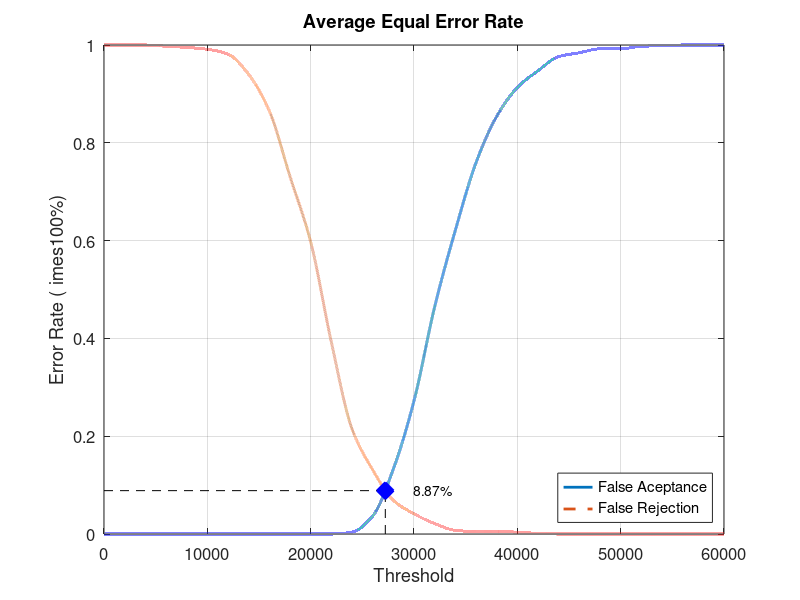
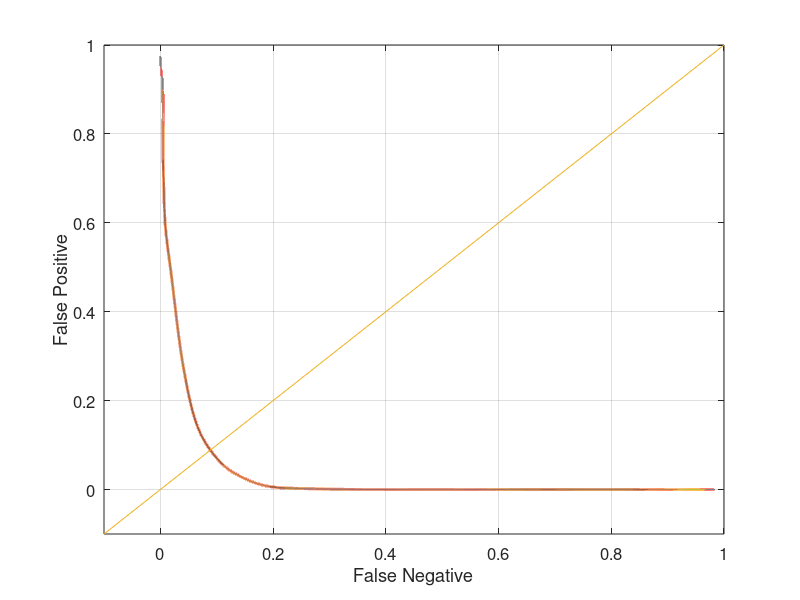

Reproduce these figures in MATLAB, in order.
close all;
clear;
clc;
x = 0:2000:60000;
xq = 0:0.5:60000;

y0 = [0 0 0 0 0 0 0 0 0 0 0 0 0.00394737 0.0368421 0.132895 0.272368 0.464474 0.621053 0.759211 0.853947 0.913158 0.947368 0.976316 0.98421 0.992105 0.992105 0.997368 0.998684 1 1 1]
yy0 = interp1(x, y0, xq, 'pchip');
y1 = [1 1 1 0.9975 0.995 0.99125 0.98125 0.94 0.865 0.73125 0.5975 0.3925 0.215 0.13125 0.06875 0.04125 0.02125 0.0075 0.005 0.005 0.00375 0.00125 0 0 0 0 0 0 0 0 0]
yy1 = interp1(x, y1, xq, 'pchip');

% Calculating EER: 
y2 = abs(y0 - y1);
find(y2 == min(y2))
yy2 = abs(yy0 - yy1);
xEER = find(yy2 == min(yy2));
xEERIndex = xq(xEER) % X-axis EER
yEER = yy0(xEER) % Y-axis EER

main = figure
plot(xq, yy0,'-','LineWidth', 2);	hold on
plot(xq, yy1,'--','LineWidth', 2);	hold on
plot([xEERIndex xEERIndex], [0 yEER], 'k--');	hold on
plot([0 xEERIndex], [yEER yEER], 'k--');	hold on
plot(xEERIndex, yEER, 'bx', 'LineWidth', 10);	hold on
text(xEERIndex + 10 * xEERIndex / 100, yEER, [num2str(round((10000 * yEER)) / 100) '%'])
legend('False Aceptance', 'False Rejection', 'Location', 'SouthEast')
xlabel('Threshold')
ylabel('Error Rate (	imes100%)')
title('Average Equal Error Rate')
set(gca, 'FontSize', 12)
axis([0 60000 0 1])
grid on

print(main, 'Experiment5AverageMain', '-dpng');
FNRxFPR = figure('Color', [1 1 1]);
plot(yy1, yy0, '-', yy1, yy0, 'LineWidth', 2);
hold on
y = -0.1:0.1:1
plot(y, y); 
set(gca, 'FontSize', 12)
xlabel('False Negative')
ylabel('False Positive')
axis([-0.1 1 -0.1 1])
set(gca, 'FontSize', 12)
grid on

print(FNRxFPR, 'Experiment5AverageFNRxFPR','-dpng');
